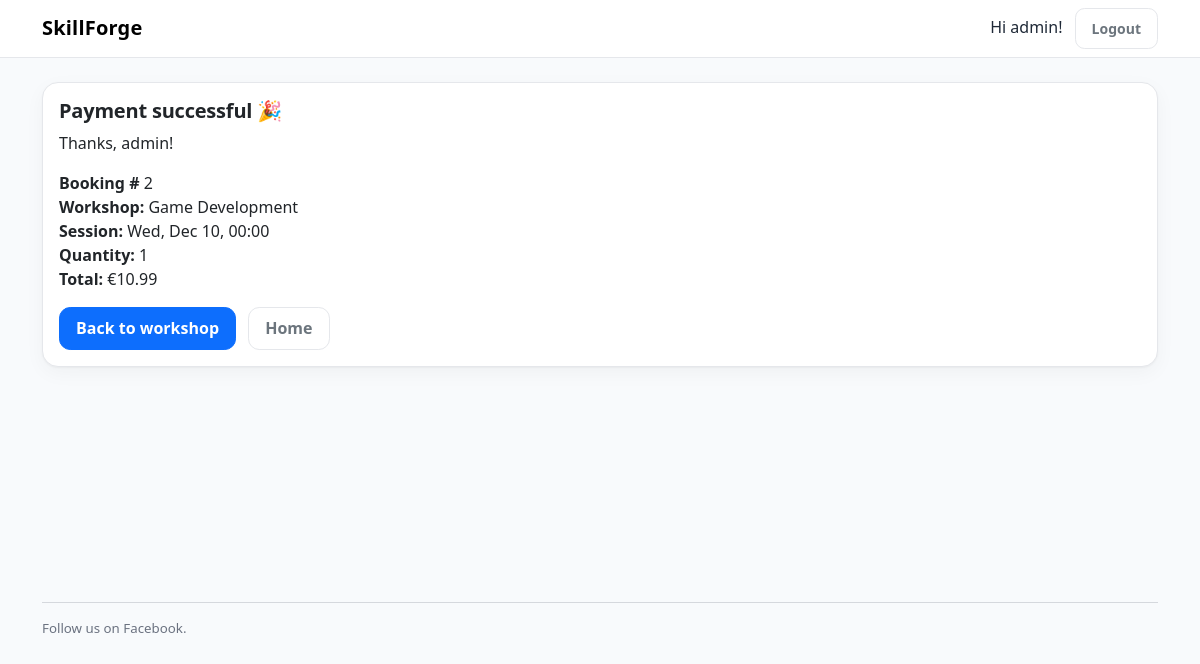
Page /checkout/success/2/ (signed in) on the committed database.
### bookings/models.py (models this page shows, shortened)
class Booking(models.Model):
    user=models.ForeignKey(settings.AUTH_USER_MODEL,on_delete=models.CASCADE,related_name="bookings")
    session=models.ForeignKey(Session,on_delete=models.PROTECT,related_name="bookings")
    quantity=models.PositiveIntegerField(validators=[MinValueValidator(1)])
    unit_price=models.DecimalField(max_digits=8, decimal_places=2)
    total=models.DecimalField(max_digits=9, decimal_places=2)
    stripe_pi=models.CharField(max_length=120, blank=True)
    paid=models.BooleanField(default=False)
    created=models.DateTimeField(auto_now_add=True)

### workshops/models.py (models this page shows, shortened)
class Session(models.Model):
    workshop=models.ForeignKey(Workshop,on_delete=models.CASCADE, related_name="sessions")
    starts_at=models.DateTimeField();
    ends_at=models.DateTimeField()
    capacity=models.PositiveIntegerField(default=12)
    seats_sold=models.PositiveIntegerField(default=0)
    location=models.CharField(max_length=180)

class Workshop(models.Model):
    category=models.ForeignKey(WorkshopCategory,on_delete=models.PROTECT,related_name="workshops")
    title=models.CharField(max_length=150)
    slug=models.SlugField(max_length=170, unique=True, blank=True)
    instructor=models.ForeignKey(Instructor,on_delete=models.PROTECT,related_name="workshops")
    short_description=models.CharField(max_length=200)
    description=models.TextField()
    base_price=models.DecimalField(max_digits=8, decimal_places=2, validators=[MinValueValidator(0)])
    image=models.ImageField(upload_to="workshops/", blank=True)
    is_active=models.BooleanField(default=True)
    created=models.DateTimeField(auto_now_add=True)
    class Meta: ordering=["-created"]

### checkout/views.py (the view, shortened to what this page needs)
# urls.py: path("success/<int:booking_id>/", views.success, name="success"),
@login_required
def success(request, booking_id):
    stripe.api_key = settings.STRIPE_SECRET_KEY or ""
    booking = get_object_or_404(Booking, pk=booking_id, user=request.user)
    pi = stripe.PaymentIntent.retrieve(booking.stripe_pi)
    return render(request, "checkout/success.html", {"booking": booking})

### templates/checkout/success.html
{% extends "base.html" %}
{% block content %}
  <div class="card">
    <div class="card-body">
      <h3 class="card-title">Payment successful 🎉</h3>
      <p class="card-text">
        Thanks, {{ request.user.first_name|default:request.user.username }}!
      </p>
      <ul class="list-unstyled">
        <li><strong>Booking #</strong> {{ booking.id }}</li>
        <li><strong>Workshop:</strong> {{ booking.session.workshop.title }}</li>
        <li><strong>Session:</strong> {{ booking.session.starts_at|date:"D, M j, H:i" }}</li>
        <li><strong>Quantity:</strong> {{ booking.quantity }}</li>
        <li><strong>Total:</strong> €{{ booking.total }}</li>
      </ul>
      <a href="{% url 'workshops:detail' booking.session.workshop.slug %}" class="btn btn-primary">Back to workshop</a>
      <a href="{% url 'workshops:home' %}" class="btn btn-outline-secondary ms-2">Home</a>
    </div>
  </div>
{% endblock %}

### templates/base.html (shortened to what this page needs)
{% load static %}
<!doctype html>
<html lang="en">
<head>
    <link rel="stylesheet" href="https://cdn.jsdelivr.net/npm/bootstrap@5.3.3/dist/css/bootstrap.min.css">
    <link rel="stylesheet" href="{% static 'css/site.css' %}">
</head>
<body>
    <nav class="navbar navbar-expand-lg bg-light mb-4">
        <div class="container">
            <a class="navbar-brand" href="{% url 'workshops:home' %}">SkillForge</a>
            <div class="ms-auto">
                {% if user.is_authenticated %}
                <span class="me-2">Hi {{ user.username }}!</span>
                <a href="{% url 'account_logout' %}" class="btn btn-outline-secondary btn-sm">Logout</a>
                {% else %}
                <a href="{% url 'account_login' %}" class="btn btn-outline-primary btn-sm">Login</a>
                <a href="{% url 'account_signup' %}" class="btn btn-primary btn-sm">Sign Up</a>
                {% endif %}
            </div>
        </div>
    </nav>
    <main class="container">{% block content %}{% endblock %}</main>
    <footer class="container py-4">
        <hr>
        <p class="small">
            Follow us on <a href="https://facebook.com/your-page" rel="me nofollow" target="_blank">Facebook</a>.
        </p>
    </footer>
</body>
</html>

### marketing/static/css/site.css (style rules this page uses)
:root { --brand: #0d6efd; --brand-600: #0b5ed7; --bg: #f8fafc; --card: #ffffff; --text: #1f2937; --muted: #6b7280; --border: #e5e7eb; --warning: #d97706; --danger: #dc2626; --success: #16a34a; --shadow: 0 1px 2px rgba(0, 0, 0, .04), 0 6px 20px rgba(0, 0, 0, .04); }
* { box-sizing: border-box }
html, body { height: 100%; }
a { color: var(--brand); text-decoration: none }
h1, h2, h3 { font-weight: 700; letter-spacing: -.01em }
h3 { font-size: 1.25rem }
body { font-family: ui-sans-serif, system-ui, -apple-system, "Segoe UI", Roboto, "Helvetica Neue", Arial; ; color: var(--text); background: var(--bg); line-height: 1.5; }
.navbar { background: #fff !important; border-bottom: 1px solid var(--border); }
.navbar .navbar-brand { font-weight: 800; letter-spacing: .2px; }
.navbar .btn { border-radius: .6rem; }
.container main, main.container { min-height: 60vh; }
main.container { min-height: 60vh }
.card { background: var(--card); border: 1px solid var(--border); border-radius: 1rem; box-shadow: var(--shadow); }
.card-title { font-weight: 700 }
.btn { border-radius: .7rem; padding: .55rem 1rem; font-weight: 600; }
.btn-primary { background: var(--brand); border-color: var(--brand); }
.btn-outline-secondary { border-color: var(--border) }
footer.container { color: var(--muted); font-size: .95rem; }
footer a { color: inherit }

### rows in the picture
Booking: id "2", session.workshop "Game Development", session.starts_at "Wed, Dec 10, 00:00", quantity "1", total "10.99"

### other values in the picture
{{ user.username }} "admin"
{{ request.user.first_name|default:request.user.username }} "admin"
